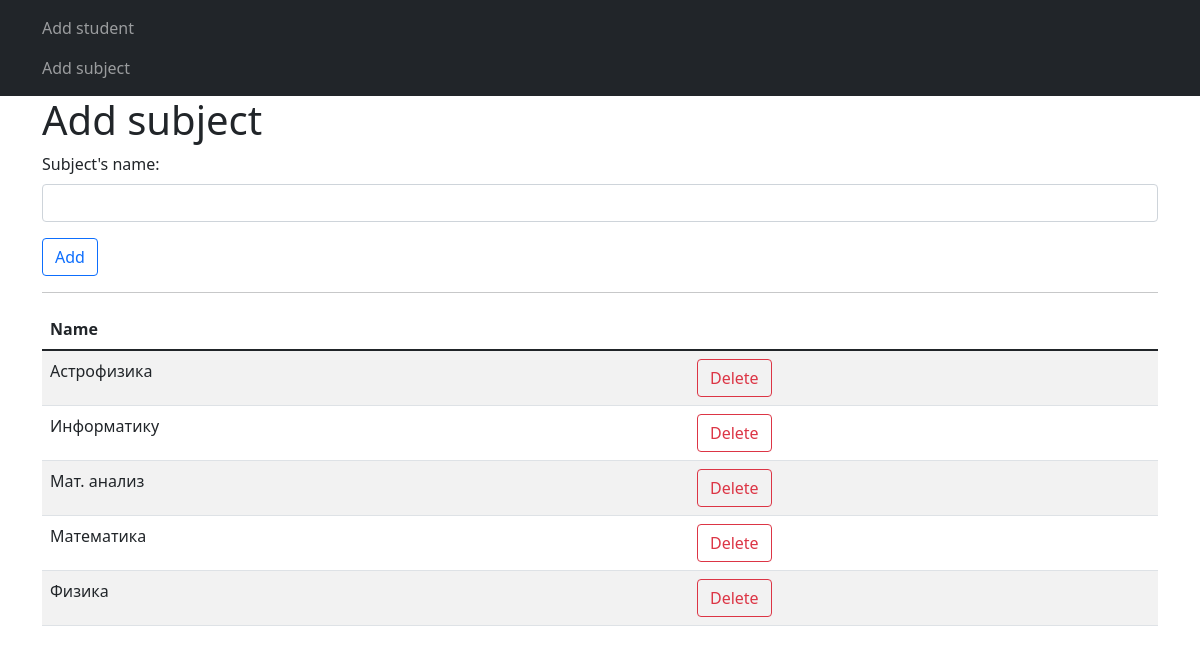
/add-subject, run on an earlier commit of the app's database.
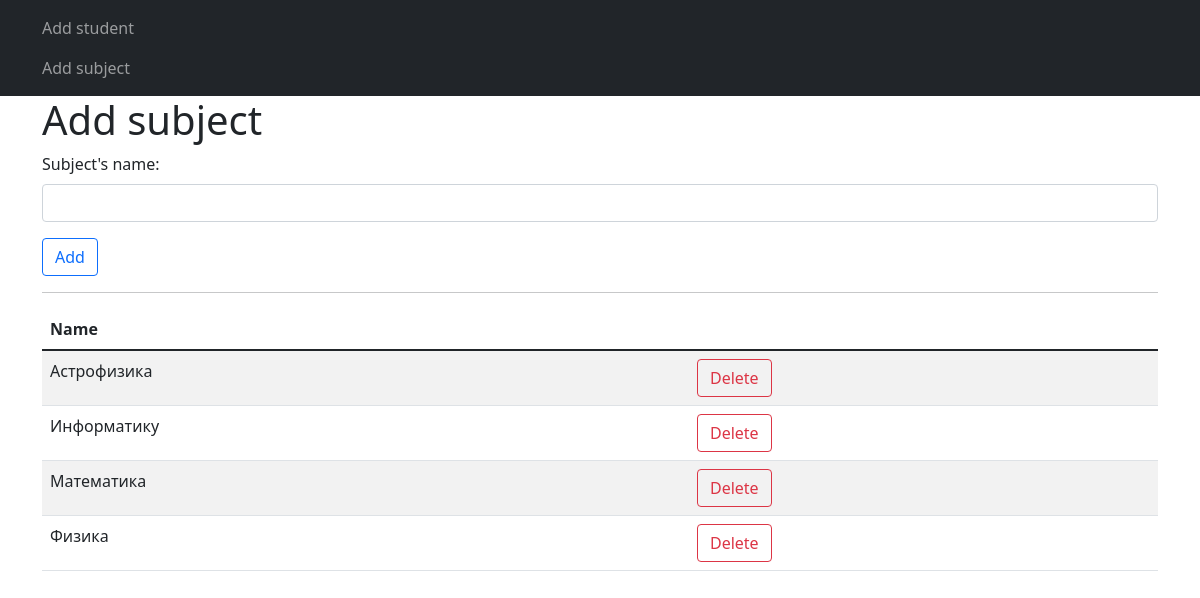
And on a later commit of the database.
### models.py (models this page shows)
class Subjects(db.Model):
    id = db.Column(db.Integer, primary_key=True)
    name = db.Column(db.String(80), nullable=False)
    student = db.relationship('Students', backref='subjects', lazy=True)

### routes.py (the view, shortened to what this page needs)
@app.route('/add-subject', methods=['GET', 'POST'])
def add_subject():
    form = SubjectForm()
    subjects = Subjects.query.order_by(Subjects.name).all()
    return render_template('add_subject.html', form=form, items=subjects)

### forms.py
class SubjectForm(FlaskForm):
    name = StringField('Subject\'s name: ',
                       validators=[DataRequired()])
    submit = SubmitField('Add')

### templates/add_subject.html (shortened to what this page needs)
{% extends 'base.html'%}
{% block content %}
    <h1 class="text centre">Add subject</h1>
    <form action="" method="post">
        <div class="mb-3">
            {{ form.name.label(class='form-label') }}
            {{ form.name(class='form-control')  }}
        </div>
        <div class="mb-3">
            {{ form.submit(class="btn btn-outline-primary") }}
        </div>
    </form>
    <hr>
    {% if items|length > 0 %}
        <table class="table table-striped">
            <thead>
                <tr>
                    <th>Name</th>
                </tr>
            </thead>
            <tbody>
                {% for subj in items %}
                    <tr>
                        <td>{{ subj.name }}</td>
                        <td><a href="/delete-subj/{{ subj.id }}" class="btn btn-outline-danger">Delete</a></td>
                    </tr>
                {% endfor %}
            </tbody>
        </table>
    {% endif %}
{% endblock %}

What changed in the data, as far as the page shows it:
removed Subjects: name "Мат. анализ"
